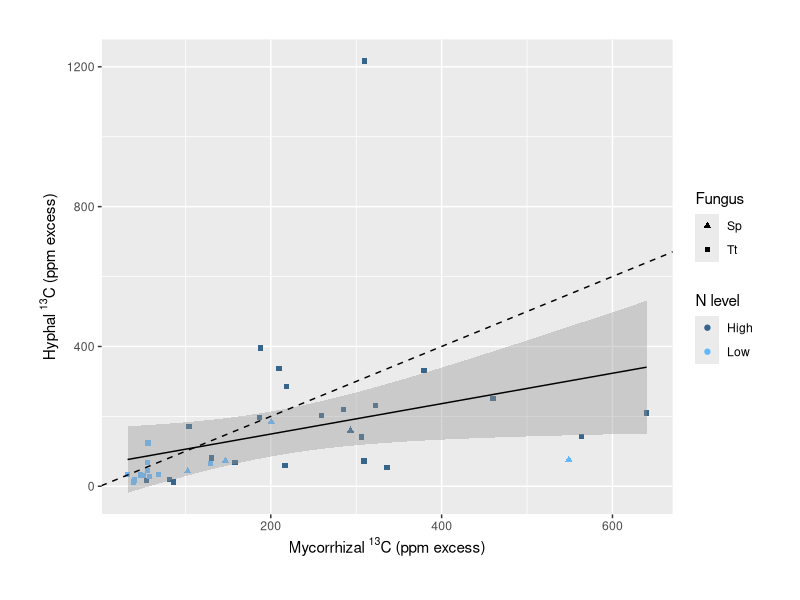
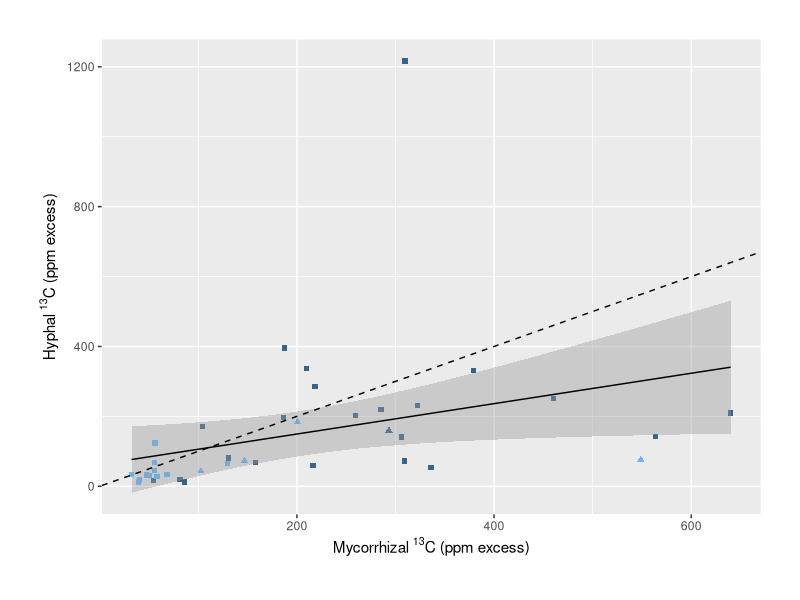

The R script that drew these images, in order: (Note: this script raises an error after producing the figures.)
#5-3-FC_hyphal_13C_root_15N_myco_comparison_figure

setwd("~/Documents/Fungal competition project/fungal-competition2020/")

library(cowplot)
library(tidyverse)

carboninfo = read_csv("processeddata/data_for_carbon_only_analyses.csv")
nitrogeninfo = read_csv("processeddata/isotope_and_plant_metadata_FOR_N_ANALYSES_and_exchange_rates.csv")


#### Carbon panel: How well did hyphal C track myco C? ####

hyphalCformycoC_plot = ggplot(data = carboninfo) +
  geom_point(aes(x = mycoC13ppmexcess,
                 y = hyphae.ppm13Cexcess, 
                 color = N_level,
                 shape =compartment_fungus)) +
  geom_smooth(method = "lm", aes(x = mycoC13ppmexcess,
                                 y = hyphae.ppm13Cexcess),
              color = "black",
              size = 0.5) +
  scale_color_manual(values = c("steelblue4", "steelblue1"),
                     name = "N level") +
  scale_shape_manual(values = c(17, 15),
                     name = "Fungus") +
  ylab(expression("Hyphal "^13*"C (ppm excess)")) +
  xlab(expression("Mycorrhizal "^13*"C (ppm excess)")) +
  theme(plot.margin = unit(c(1,1,1,1), "cm")) +
  geom_abline(intercept = 0, slope = 1, linetype = "dashed")

hyphalCformycoC_plot_nolegend = hyphalCformycoC_plot +
  theme(legend.position = "none")
# save_plot("plots/Regression_hyphal_C_for_myco_C_with_outlier.pdf", 
#           hyphalCformycoC_plot_withoutlier,
#           ncol = 1,
#           base_aspect_ratio = 1.4)
# 
# ggsave("plots/Regression_hyphal_C_for_myco_C_with_outlier.jpeg", 
#        plot = hyphalCformycoC_plot_withoutlier,
#        device = "jpeg",
#        width = 7, height = 5, units = "in")

### Nitrogen panel ####
rootNformycoN_plot = ggplot(data = nitrogeninfo) +
  geom_point(aes(x = mycoN15ppmexcess,
                 y = uncolN15ppmexcess, 
                 color = N_level,
                 shape = mycofungus)) +
  geom_smooth(method = "lm",
              aes(x = mycoN15ppmexcess,
                  y = uncolN15ppmexcess),
              color = "black",
              size = 0.5) +
  scale_color_manual(values = c("steelblue4", "steelblue1"),
                     name = "N level") +
  scale_shape_manual(values = c(17, 15),
                     name = "Fungus") +
  ylab(bquote(atop("Uncolonized roots "^15*N, "(ppm excess)"))) +
  xlab(expression("Mycorrhizal "^15*"N (ppm excess)")) +
  theme(plot.margin = unit(c(1,1,1,1), "cm")) +
  geom_abline(intercept = 0, slope = 1, linetype = "dashed")

rootNformycoN_plot_nolegend = rootNformycoN_plot +
  theme(legend.position = "none")

NforNandCforC = plot_grid(rootNformycoN_plot_nolegend, hyphalCformycoC_plot,
                          labels = c("A", "B"),
                          align = "h",
                          rel_widths = c(1, 1.15))

# save_plot("plots/Multipanel_regressions_NforN_and_CforC.pdf",
#           NforNandCforC,
#           ncol = 2,
#           base_aspect_ratio = 1.4)
# 
# save_plot("plots/Multipanel_regressions_NforN_and_CforC.jpeg",
#           NforNandCforC,
#           ncol = 2,
#           base_aspect_ratio = 1.4)

# When considering N and C together, I need the dataset 
# that only includes plants/compartments that received nitrogen label.

mycoCforN = ggplot(data = nitrogeninfo) +
  geom_point(aes(x = mycoN15ppmexcess,
                 y = mycoC13ppmexcess, 
                 color = N_level,
                 shape = compartment_fungus)) +
  geom_smooth(method = "lm", 
              formula = y ~ x, 
              aes(x = mycoN15ppmexcess,
                  y = mycoC13ppmexcess),
              color = "black",
              size = 0.5) +
  ylab(bquote(atop("Mycorrhizal "^13*"C", "(ppm excess)"))) +
  xlab(bquote(atop("Mycorrhizal "^15*"N (ppm excess)"))) +
  scale_color_manual(values = c("steelblue4", "steelblue1"),
                     name = "N level") +
  scale_shape_manual(values = c(17, 15),
                     name = "Fungus") +
  theme(plot.margin = unit(c(1,1,1,1), "cm"))

threepanels = plot_grid(rootNformycoN_plot_nolegend, 
                        hyphalCformycoC_plot_nolegend,
                        mycoCforN,
                          labels = c("A", "B", "C"),
                          align = "h",
                          rel_widths = c(1, 1, 1.15))

save_plot("plots/Multipanel_regressions_myco_N_and_C.jpeg",
          threepanels,
          ncol = 3,
          base_aspect_ratio = 1.4)

save_plot("plots/Multipanel_regressions_myco_N_and_C.pdf",
          threepanels,
          ncol = 3)
